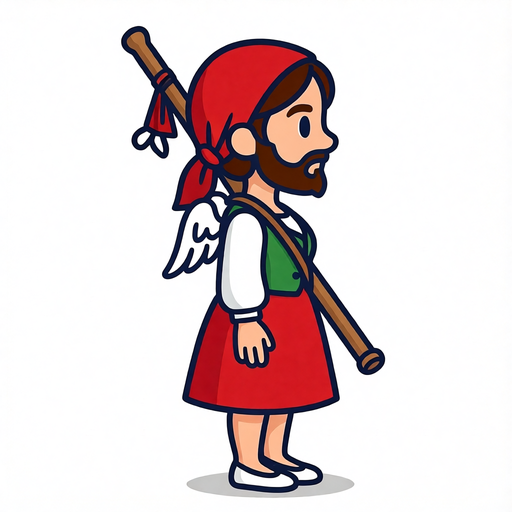
#> input picture tools/gordeka/candidats/amaia/fantome_v1/image_00.png, 512 x 512 px, found by its file name
$ python karramarro_noeud.py
#> lines starting #> are read from the running program, lines starting #| are printed output that depends on the picture
#!/usr/bin/env python3
"""Karramarro (2026-10-20, Julien : « le foulard du 2 a un nœud bizarre ») : pixelforge ne corrige pas le
nœud par retouche. On repart du foulard n° 2 (tools/rd/out/karramarro/gk2d/foulard/image_00.png), on
efface le pendant et on dessine un petit nœud rond propre avec deux pointes, au trait du perso.

  karramarro_noeud.py   → assets/blackout/persos/karramarro/modele.png
"""
import os

from PIL import Image, ImageDraw

HERE = os.path.dirname(os.path.abspath(__file__))
ROOT = os.path.normpath(os.path.join(HERE, "..", ".."))
SRC = os.path.join(ROOT, "tools", "rd", "out", "karramarro", "gk2d", "foulard", "image_00.png")
DST = os.path.join(ROOT, "assets", "blackout", "persos", "karramarro", "modele.png")

ZONE = (318, 336, 380, 424)          # zone nettoyée autour de l'ancien nœud (px de l'image 512)
NOEUD = (337, 349)                   # coin du foulard, où l'on pose le nouveau nœud
CONTOUR, BLANC, OMBRE = (0, 12, 64, 255), (255, 255, 255, 255), (196, 210, 230, 255)
SUR = 8
TRAIT = 9.0                          # épaisseur du contour du perso à cet endroit (px)


def _dist_poly(x, y, pts):
    """Distance d'un point à une ligne brisée."""
    best = 1e9
    for (ax, ay), (bx, by) in zip(pts, pts[1:]):
        dx, dy = bx - ax, by - ay
        t = max(0.0, min(1.0, ((x - ax) * dx + (y - ay) * dy) / (dx * dx + dy * dy)))
        best = min(best, ((x - ax - t * dx) ** 2 + (y - ay - t * dy) ** 2) ** 0.5)
    return best


def hors_tissu(x, y):
    """Sous le bord bas-droit du foulard ou à droite de son bord droit (relevés sur l'image)."""
    bas = 373.0 - 0.9 * (x - 308.0)
    droit = 352.0 - 0.55 * (y - 320.0)
    return y > bas + 5.0 or x > droit + 5.0


SANS_NOEUD = True                    # Julien : nœud bizarre ; une pointe de bandana propre se lit mieux


def main():
    im = Image.open(SRC).convert("RGBA")
    px = im.load()
    x0, y0, x1, y1 = ZONE
    for y in range(y0, y1):
        for x in range(x0, x1):
            if hors_tissu(x, y):
                px[x, y] = (0, 0, 0, 0)       # l'ancien pendant et sa boucle disparaissent
    if SANS_NOEUD:
        im.save(DST)
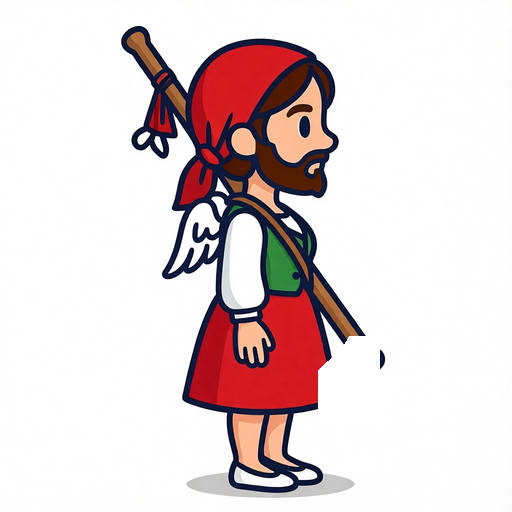
#> saved as modele.png: PIL image 512x512 RGBA; mean R, G, B, A 221.8, 208, 209.1, 250.3; transparent parts drawn white
        return
    # Nœud rond et deux pointes, dessinés en ×SUR puis réduits (trait du perso, ~4,5 px).
    c = 44
    t = Image.new("RGBA", (c * SUR, c * SUR), (0, 0, 0, 0))
    d = ImageDraw.Draw(t)
    m, s = c * SUR // 2, SUR
    tr = int(4.2 * s)
    for pts in (((m - 4 * s, m + 2 * s), (m - 7 * s, m + 19 * s), (m + 3 * s, m + 8 * s)),
                ((m + 4 * s, m + 2 * s), (m + 12 * s, m + 17 * s), (m - 1 * s, m + 9 * s))):
        d.polygon(pts, fill=BLANC)
        d.line(list(pts) + [pts[0]], fill=CONTOUR, width=tr, joint="curve")
    r = 8 * s
    d.ellipse((m - r, m - r, m + r, m + r), fill=BLANC, outline=CONTOUR, width=tr)
    d.arc((m - r + tr, m - r + tr, m + r - tr, m + r - tr), 30, 150, fill=OMBRE, width=int(1.8 * s))
    t = t.resize((c, c), Image.LANCZOS)
    im.alpha_composite(t, (NOEUD[0] - c // 2, NOEUD[1] - c // 2))
    im.save(DST)


if __name__ == "__main__":
    main()
